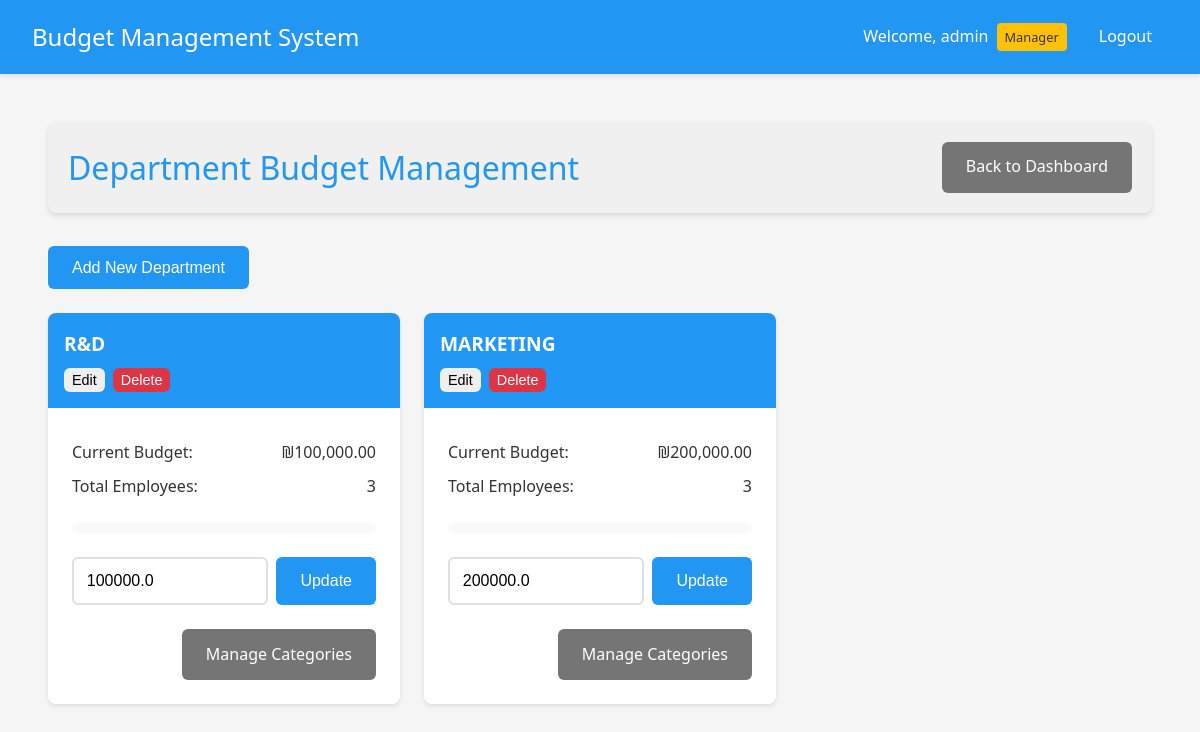
Screenshot of /manager/departments (signed in) with the database file from the repository.
### app.py (models this page shows, shortened)
class User(UserMixin, db.Model):
    __tablename__ = 'user'
    id = db.Column(db.Integer, primary_key=True)
    username = db.Column(db.String(80), unique=True, nullable=False)
    password = db.Column(db.String(120), nullable=False)
    is_manager = db.Column(db.Boolean, default=False)
    is_admin = db.Column(db.Boolean, default=False)
    department_id = db.Column(db.Integer, db.ForeignKey('department.id'))
    status = db.Column(db.String(20), default='active')  # active, inactive, pending
    submitted_expenses = db.relationship('Expense',
                                       primaryjoin='User.id==Expense.user_id',
                                       backref='submitter',
                                       lazy=True)
    handled_expenses = db.relationship('Expense',
                                     primaryjoin='User.id==Expense.manager_id',
                                     backref='handler',
                                     lazy=True)

class Department(db.Model):
    __tablename__ = 'department'
    id = db.Column(db.Integer, primary_key=True)
    name = db.Column(db.String(100), nullable=False)
    budget = db.Column(db.Float, default=0.0)
    users = db.relationship('User', backref='department', lazy=True)
    categories = db.relationship('Category', backref='department', lazy=True)

### app.py (the view)
@app.route('/manager/departments')
@login_required
def manage_departments():
    if not current_user.is_manager:
        flash('Access denied. Manager privileges required.', 'danger')
        return redirect(url_for('index'))
    if current_user.username == 'admin':
        departments = Department.query.all()
    else:
        departments = Department.query.filter_by(id=current_user.department_id).all()
    return render_template('manage_departments.html', departments=departments)

### app.py (called while the page is built)
@login_manager.user_loader
def load_user(user_id):
    return User.query.get(int(user_id))

@app.template_filter('min_value')
def min_value(value, limit):
    return min(value, limit)

@app.template_filter('format_currency')
def format_currency(value):
    return f"₪{value:,.2f}"

### templates/manage_departments.html (shortened to what this page needs)
{% extends "base.html" %}
{% block content %}
<div class="container">
    <header class="dashboard-header">
        <h1>Department Budget Management</h1>
        <div class="header-actions">
            <a href="{{ url_for('manager_dashboard') }}" class="button secondary">Back to Dashboard</a>
        </div>
    </header>
    {% if current_user.username == 'admin' %}
    <div class="admin-controls">
        <button onclick="showAddDepartmentModal()" class="button primary">Add New Department</button>
    </div>
    {% endif %}
    <div class="budget-grid">
        {% for department in departments %}
        <div class="budget-card">
            <div class="budget-header">
                <h3>{{ department.name }}</h3>
                {% if current_user.username == 'admin' %}
                <div class="department-actions">
                    <button onclick="showEditDepartmentModal({{ department.id }}, '{{ department.name }}', {{ department.budget }})" class="button small">Edit</button>
                    <button onclick="deleteDepartment({{ department.id }})" class="button small danger">Delete</button>
                </div>
                {% endif %}
            </div>
            <div class="budget-body">
                <div class="budget-info">
                    <p><strong>Current Budget:</strong> {{ department.budget|format_currency }}</p>
                    <p><strong>Total Employees:</strong> {{ department.users|length }}</p>
                </div>
                <div class="budget-progress">
                    {% set total_expenses = namespace(value=0) %}
                    {% for user in department.users %}
                        {% for expense in user.expenses %}
                            {% if expense.status == 'approved' %}
                                {% set total_expenses.value = total_expenses.value + expense.amount %}
                            {% endif %}
                        {% endfor %}
                    {% endfor %}
                    {% set usage_percent = (total_expenses.value / department.budget * 100) if department.budget > 0 else 0 %}
                    <div class="progress-bar">
                    </div>
                </div>
                <div class="budget-form">
                    <div class="budget-input">
                        <input type="number" step="0.01" min="0" value="{{ department.budget }}" id="budget-{{ department.id }}" class="form-control">
                        <button onclick="updateBudget({{ department.id }})" class="button primary">Update</button>
                    </div>
                </div>
                <div class="budget-actions">
                    <a href="{{ url_for('manage_categories', dept_id=department.id) }}" class="button secondary">Manage Categories</a>
                </div>
            </div>
        </div>
        {% endfor %}
    </div>
</div>
{% endblock %}

### templates/base.html (shortened to what this page needs)
<!DOCTYPE html>
<html lang="en">
<head>
    <link rel="stylesheet" href="{{ url_for('static', filename='style.css') }}">
</head>
<body>
    <nav class="navbar">
        <div class="nav-brand">Budget Management System</div>
        <div class="nav-items">
            {% if current_user.is_authenticated %}
                <span class="user-info">
                    Welcome, {{ current_user.username }}
                    {% if current_user.is_manager %}
                        <span class="badge">Manager</span>
                    {% endif %}
                </span>
                <a href="{{ url_for('logout') }}" class="nav-link">Logout</a>
            {% else %}
                <a href="{{ url_for('login') }}" class="nav-link">Login</a>
            {% endif %}
        </div>
    </nav>
    <div class="content">
        {% block content %}{% endblock %}
    </div>
</body>
</html>

### static/style.css (style rules this page uses)
:root { --primary-color: #2196F3; --secondary-color: #FFC107; --success-color: #4CAF50; --danger-color: #f44336; --text-color: #333; --bg-color: #f5f5f5; --card-bg: #ffffff; --background-light: #f8f9fa; }
* { margin: 0; padding: 0; box-sizing: border-box; transition: all 0.3s ease; }
body { font-family: 'Segoe UI', Roboto, Arial, sans-serif; background-color: var(--bg-color); color: var(--text-color); line-height: 1.6; }
.container { max-width: 1200px; margin: 0 auto; padding: 1rem; }
header { background-color: var(--card-bg); padding: 1rem 2rem; box-shadow: 0 2px 4px rgba(0,0,0,0.1); margin-bottom: 2rem; border-radius: 8px; display: flex; justify-content: space-between; align-items: center; }
.dashboard-header { background-color: var(--card-bg); padding: 1.5rem 2rem; box-shadow: 0 2px 4px rgba(0,0,0,0.1); margin-bottom: 2rem; border-radius: 8px; display: flex; justify-content: space-between; align-items: center; }
.dashboard-header h1 { margin: 0; color: var(--primary-color); }
h1 { color: var(--primary-color); font-weight: 500; margin-bottom: 1.5rem; }
input[type="text"], input[type="password"], input[type="number"], textarea { width: 100%; padding: 0.8rem; border: 2px solid #e0e0e0; border-radius: 6px; font-size: 1rem; transition: border-color 0.3s ease; }
.button, button { display: inline-flex; align-items: center; justify-content: center; padding: 0.8rem 1.5rem; border: none; border-radius: 6px; font-size: 1rem; font-weight: 500; cursor: pointer; text-decoration: none; transition: transform 0.2s ease, box-shadow 0.2s ease; }
.button.primary { background-color: var(--primary-color); color: white; }
.button.secondary { background-color: #757575; color: white; }
.button.small { padding: 0.4rem 0.8rem; font-size: 0.875rem; }
.header-actions { display: flex; gap: 1rem; align-items: center; }
.budget-grid { display: grid; grid-template-columns: repeat(auto-fill, minmax(300px, 1fr)); gap: 1.5rem; margin-top: 1.5rem; }
.budget-card { background: white; border-radius: 8px; box-shadow: 0 2px 4px rgba(0,0,0,0.1); overflow: hidden; transition: transform 0.2s ease-in-out, box-shadow 0.2s ease-in-out; }
.budget-header { padding: 1rem; background: var(--primary-color); color: white; }
.budget-header h3 { margin: 0; font-size: 1.2rem; }
.budget-body { padding: 1.5rem; }
.budget-info { margin-bottom: 1.5rem; }
.budget-info p { margin: 0.5rem 0; color: var(--text-color); display: flex; justify-content: space-between; align-items: center; }
.budget-info p strong { font-weight: 500; }
.budget-progress { margin: 1.5rem 0; }
.progress-bar { width: 100%; height: 10px; background-color: var(--background-light); border-radius: 5px; overflow: hidden; position: relative; }
.budget-form { margin-top: 1.5rem; }
.budget-input { display: flex; gap: 0.5rem; }
.budget-input input { flex: 1; }
.budget-actions { margin-top: 1.5rem; display: flex; justify-content: flex-end; }
.navbar { background-color: var(--primary-color); padding: 1rem 2rem; color: white; display: flex; justify-content: space-between; align-items: center; box-shadow: 0 2px 4px rgba(0,0,0,0.1); }
.nav-brand { font-size: 1.5rem; font-weight: 500; }
.nav-items { display: flex; align-items: center; gap: 1rem; }
.user-info { display: flex; align-items: center; gap: 0.5rem; }
.badge { background-color: var(--secondary-color); color: var(--text-color); padding: 0.25rem 0.5rem; border-radius: 4px; font-size: 0.8rem; font-weight: 500; }
.nav-link { color: white; text-decoration: none; padding: 0.5rem 1rem; border-radius: 4px; transition: background-color 0.3s; }
.content { padding: 2rem; }

### templates/manage_departments.html (style rules this page uses)
.admin-controls { margin-bottom: 20px; }
.department-actions { display: flex; gap: 8px; margin-top: 8px; }
.button.small { padding: 4px 8px; font-size: 0.9em; }
.button.danger { background-color: #dc3545; color: white; }
.dashboard-header { background-color: #f0f0f0; padding: 20px; border-bottom: 1px solid #ddd; }

### rows the page displays
User: username "admin"
Department: name "R&D", budget "₪100,000.00", users|length "3", budget "100000.0"
Department: name "MARKETING", budget "₪200,000.00", users|length "3", budget "200000.0"
